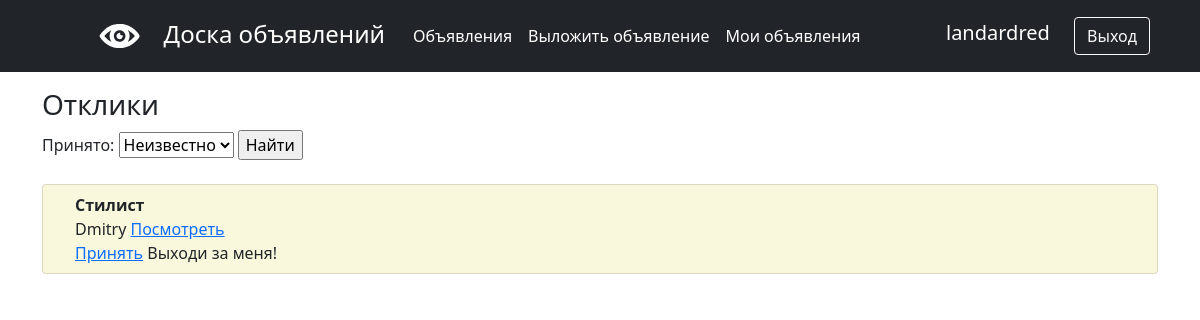
The app's page /adv/account/ (signed in) with its own data.
### main/models.py (models this page shows, shortened)
class Advertisement(models.Model):
    header = models.CharField(max_length=255)
    text = models.TextField()
    video_link = models.TextField(null=True, blank=True)
    category = models.ForeignKey(Category, on_delete=models.CASCADE, verbose_name='Категория')
    time_create = models.DateTimeField(auto_now_add=True)
    user = models.ForeignKey(User, on_delete=models.CASCADE, related_name='advertisement_user')
    image = models.ImageField(upload_to='images/', null=True, blank=True)

class Response(models.Model):
    post = models.ForeignKey(Advertisement, on_delete=models.CASCADE, related_name='response_advertisement')
    user = models.ForeignKey(User, on_delete=models.CASCADE)
    resp_text = models.CharField(max_length=255,  verbose_name='Текст')
    time_create = models.DateTimeField(auto_now_add=True)
    accepted = models.BooleanField(default=False, verbose_name='Принято')
    class Meta:
        unique_together = ('post', 'user')
    def is_accept(self):
        return self.accepted

### main/views.py (the view, shortened to what this page needs)
# urls.py: path('account/', UserView.as_view(), name='account'),
class UserView(ListView):
    model = Advertisement
    template_name = 'account.html'
    context_object_name = 'advs'
    queryset = Response.objects.order_by('-time_create')
    def get_context_data(self, **kwargs):
        context = super().get_context_data(**kwargs)
        context['filter'] = AccountFilter(self.request.GET, queryset=self.get_queryset())
        check_valid(self)
        return context

### main/views.py (called while the page is built)
def check_valid(self):
    print('post')
    if self.request.user.is_authenticated:
        if not UserCode.objects.filter(user_id=self.request.user).values('valid')[0]['valid']:
            print('da!!')
            self.request.user.delete()
    return redirect('/adv/')

### templates/account.html (shortened to what this page needs)
{% extends 'flatpages/default.html' %}
{% block content %}
<h3>Отклики</h3>
<form method="GET">
    {{ filter.form }}
    <input type="submit" value="Найти">
</form>
<ul class="list-group mt-4">
    {% if user.advertisement_user.all%}
    {% for adv in filter.qs %}
    {% for advs in user.advertisement_user.all %}
    {% if adv.post_id == advs.id %}
    <li class="list-group-item" href="{% url 'adv_detail' adv.id %}">
        <b>{{ advs.header}}</b>
        <br>
        <span>{{ adv.user }}</span>
        <span class="pull-right mr-3"><a href="{% url 'adv_detail' adv.id %}">Посмотреть</a></span>
        <br>
        {% if not adv.is_accept %}
        <span class="pull-right mr-3"><a href="{% url 'resp_accept' adv.id %}">Принять</a></span>
        {% else %}
        <span class="pull-right mr-3"><a href="{% url 'resp_cancel' adv.id %}">Отменить</a></span>
        <br>
        {% endif %}
        <span>{{ adv.resp_text }}</span>
        {% endif %}
        {% endfor %}
    </li>
    {% endfor %}
    {% else %}
    <p>Откликов нет</p>
    {% endif %}
</ul>
{% endblock content %}

### templates/flatpages/default.html (shortened to what this page needs)
<!DOCTYPE html>
<html lang="en">
<head>
    {% load static %}
    <link href="{% static 'css/styles.css' %}" rel="stylesheet"/>
</head>
<body>
<header class="p-3 bg-dark text-white">
    <div class="container">
        <div class="d-flex flex-wrap align-items-center justify-content-center justify-content-lg-start">
            <ul class="nav col-12 col-lg-auto me-lg-auto mb-2 justify-content-center mb-md-0">
                <img class="navbar-brand " src="{% static 'img/logo.svg' %}" alt="logo">
                <span class="fs-4">Доска объявлений</span>
                <li><a href="/adv/" class="nav-link px-2 text-white">Объявления</a></li>
                <li><a href="{% url 'adv_create' %}" class="nav-link px-2 text-white">Выложить объявление</a></li>
                {% if request.user.is_authenticated %}
                <li><a href="{% url 'account' %}" class="nav-link px-2 text-white">Мои объявления</a></li>
                {% endif %}
            </ul>
            <div class="text-end">
                {% if not request.user.is_authenticated %}
                <a href="{% url 'login' %}" class="btn btn-outline-light me-2" role="button">Вход</a>
                <a href="{% url 'register' %}" class="btn btn-warning" role="button">Регистрация</a>
                {% else %}
                <span class="fs-5">{{ user.username }}</span>
                <a href="{% url 'logout' %}" class="btn btn-outline-light me-2" role="button">Выход</a>
                {% endif %}
            </div>
        </div>
    </div>
</header>
<div class="container">
    {% block content %}
    {% endblock content %}
</div>
</body>
</html>

### records on screen
Response: user "Dmitry", resp_text "Выходи за меня!"
Advertisement: header "Стилист"

### other values on screen
{{ user.username }} "landardred"
